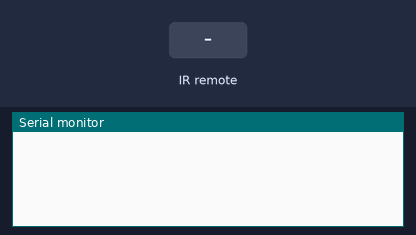
A sketch run on a simulated Arduino Uno, built with avr-gcc and run on an emulated ATmega328P. On the bench: the last lines printed to the serial monitor. Inputs (shaded band) come from the test bench.

Above: at 1.2 s.
1.3 s: infrared code 0xFF6897 received
At 3.0 s:
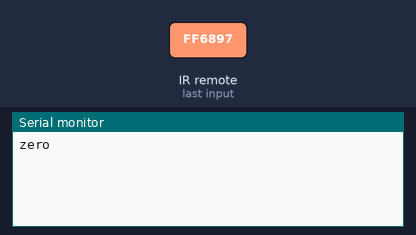
3.3 s: infrared code 0xFF30CF received
At 4.5 s:
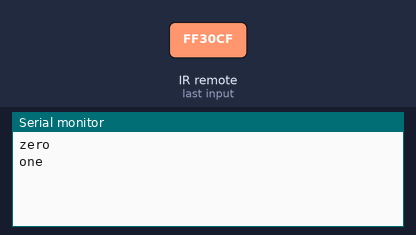
5.3 s: infrared code 0xFF18E7 received
At 7.0 s:
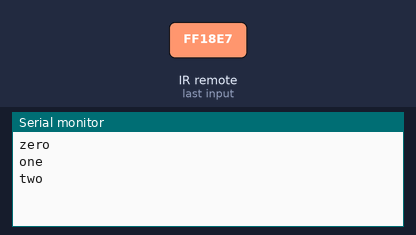
7.3 s: infrared code 0xFF7A85 received
At 8.7 s:
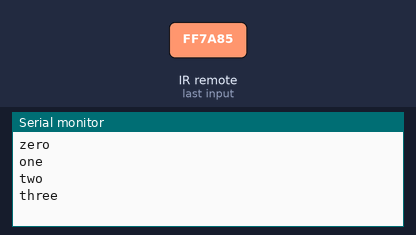
9.3 s: infrared code 0xFF10EF received
At 10.3 s:
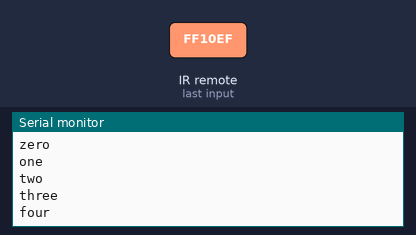
11.3 s: infrared code 0xFF38C7 received
At 13.0 s:
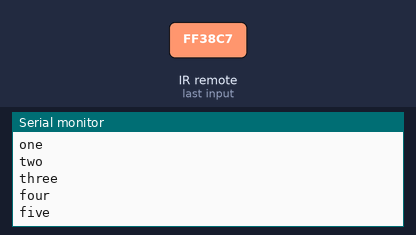

The sketch:

All_IR_RemoteControls.ino
```cpp
#include <IRremote.h>
int IRpin=9;
IRrecv IR(IRpin);
decode_results cmd;
String myCom;

void setup(){
  Serial.begin(9600);
  IR.enableIRIn();
}

void loop() {
  while (IR.decode(&cmd)==0){
  }
  delay(500);
  IR.resume();

  if (cmd.value==0xFF6897){
    myCom="zero";
    Serial.println(myCom);
  }
  if (cmd.value==0xFF30CF){
    myCom="one";
    Serial.println(myCom);
  }
  if (cmd.value==0xFF18E7){
    myCom="two";
    Serial.println(myCom);
  }
  if (cmd.value==0xFF7A85){
    myCom="three";
    Serial.println(myCom);
  }
  if (cmd.value==0xFF10EF){
    myCom="four";
    Serial.println(myCom);
  }
  if (cmd.value==0xFF38C7){
    myCom="five";
    Serial.println(myCom);
  }
  if (cmd.value==0xFF5AA5){
    myCom="six";
    Serial.println(myCom);
  }
  if (cmd.value==0xFF42BD){
    myCom="seven";
    Serial.println(myCom);
  }
  if (cmd.value==0xFF4AB5){
    myCom="eight";
    Serial.println(myCom);
  }
  if (cmd.value==0xFF52AD){
    myCom="nine";
    Serial.println(myCom);
  }

  if (cmd.value==0xFFA25D){
    myCom="pwr";
    Serial.println(myCom);
  }
  if (cmd.value==0xFF629D){
    myCom="v+";
    Serial.println(myCom);
  }
  if (cmd.value==0xFFE21D){
    myCom="fun";
    Serial.println(myCom);
  }
  if (cmd.value==0xFF22DD){
    myCom="rew";
    Serial.println(myCom);
  }
  if (cmd.value==0xFF02FD){
    myCom="play";
    Serial.println(myCom);
  }
  if (cmd.value==0xFFC23D){
    myCom="ff";
    Serial.println(myCom);
  }
  if (cmd.value==0xFFE01F){
    myCom="dn";
    Serial.println(myCom);
  }
  if (cmd.value==0xFFA857){
    myCom="v-";
    Serial.println(myCom);
  }
  if (cmd.value==0xFF906F){
    myCom="up";
    Serial.println(myCom);
  }
  if (cmd.value==0xFF9867){
    myCom="eq";
    Serial.println(myCom);
  }
  if (cmd.value==0xFFB04F){
    myCom="st";
    Serial.println(myCom);
  }

  //CHALLENGE -> Change the speed with the number values (so 9 being fastest, 0 being slow)

}
```

Measured:
- after the input at 1.3 s, the serial monitor: prints a new line after 0.50 s (image 1)
- after the input at 3.3 s, the serial monitor: prints a new line after 0.50 s (image 2)
- after the input at 5.3 s, the serial monitor: prints a new line after 0.50 s (image 3)
- after the input at 7.3 s, the serial monitor: prints a new line after 0.50 s (image 4)
- after the input at 9.3 s, the serial monitor: prints a new line after 0.50 s (image 5)
- after the input at 11.3 s, the serial monitor: prints a new line after 0.50 s (image 6)
